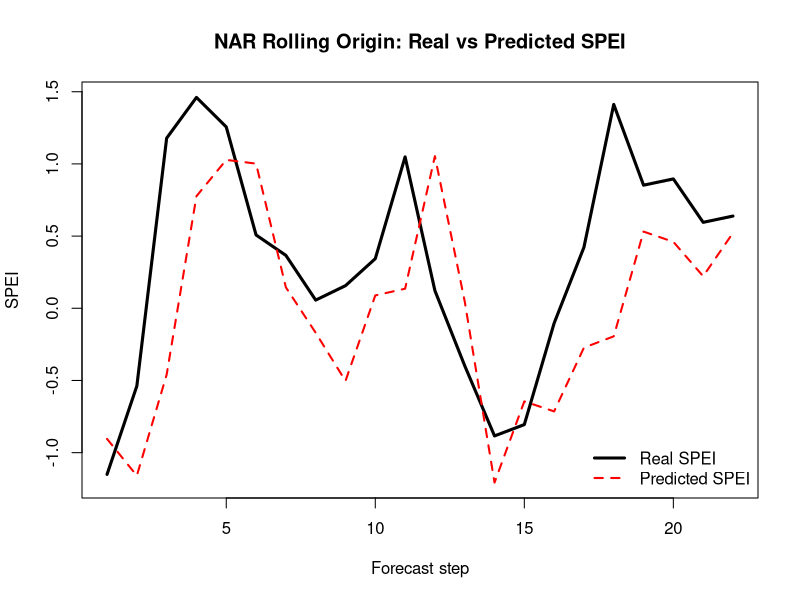

This chart was generated by the following R code:
# ==========================================
# 1. Load required packages
# ==========================================
if (!require(readxl)) install.packages("readxl")
if (!require(forecast)) install.packages("forecast")
if (!require(Metrics)) install.packages("Metrics")

library(readxl)
library(forecast)
library(Metrics)

# ==========================================
# 2. Load dataset
# ==========================================
data <- read_excel("climate_data_with_SPEI3.xlsx")

# Remove missing values
data <- na.omit(data)

# Extract SPEI values
spei <- as.numeric(data$SPEI_3)

# Convert to time series
start_year  <- data$Year[1]
start_month <- data$Month_num[1]

spei_ts <- ts(spei, start = c(start_year, start_month), frequency = 12)

# ==========================================
# 3. Rolling forecasting origin setup
# ==========================================
initial_train <- 60
n <- length(spei_ts)



# ==========================================
# 5. Rolling forecasting loop
# ==========================================

nar_predictions_lag2<- c()
actuals <- c()

for(i in initial_train:(n-1)){
  
  # Training data
  train_ts <- window(spei_ts, end = time(spei_ts)[i])
  
  # setting a fixed random seed to ensure reproducibility
  set.seed(123)
  
  # NAR model with lag 2
  model_lag2 <- nnetar(
    train_ts,
    p = 2,      # lag 2
    size = 5,
    repeats = 20
  )
  
  
  # One-step ahead forecast
  fc_lag2 <- forecast(model_lag2, h = 1)

  
  # Store prediction and actual value
  nar_predictions_lag2 <- c(nar_predictions_lag2, as.numeric(fc_lag2$mean))
  actuals <- c(actuals, spei_ts[i+1])
}

# ==========================================
# 6. Compute performance metrics
# ==========================================
rmse_val <- rmse(actuals, nar_predictions_lag2)
mae_val  <- mae(actuals, nar_predictions_lag2)
r2_val   <- cor(actuals, nar_predictions_lag2)^2

results <- data.frame(
  Model = "NAR Rolling Origin",
  RMSE = rmse_val,
  MAE = mae_val,
  R2 = r2_val
)

print(results)

# ==========================================
# 7. Plot real vs predicted values
# ==========================================
plot(actuals,
     type = "l",
     lwd = 3,
     col = "black",
     ylim = range(c(actuals, nar_predictions_lag2)),
     main = "NAR Rolling Origin: Real vs Predicted SPEI",
     xlab = "Forecast step",
     ylab = "SPEI")

lines(nar_predictions_lag2,
      col = "red",
      lwd = 2,
      lty = 2)

legend("bottomright",
       legend = c("Real SPEI", "Predicted SPEI"),
       col = c("black", "red"),
       lty = c(1,2),
       lwd = c(3,2),
       bty = "n")
